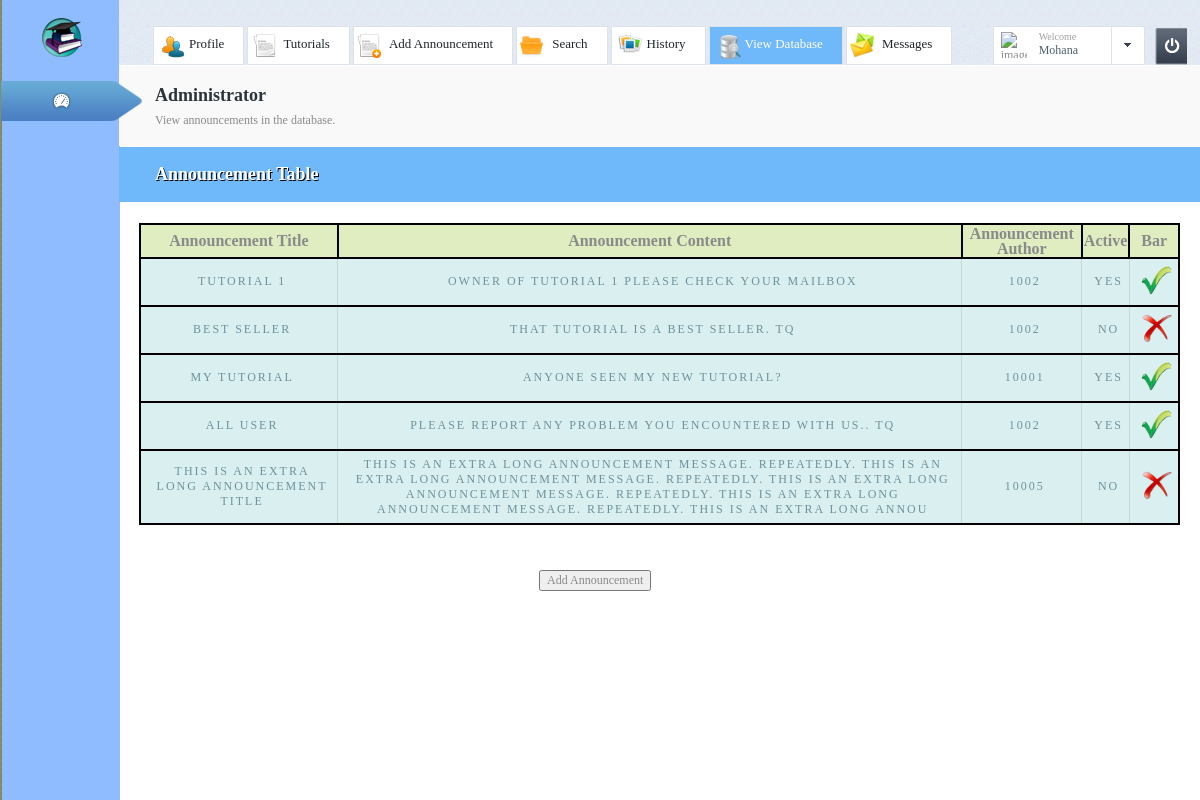
/Admin_Site/announcement.php (signed in), run on the app's committed database.
### tables this page shows
CREATE TABLE IF NOT EXISTS `announcement` (
`Announcement_ID` int(11) NOT NULL,
  `Announcement_Title` varchar(100) NOT NULL,
  `Announcement_Content` varchar(255) NOT NULL,
  `Admin_ID` int(11) NOT NULL,
  `isDelete` tinyint(1) NOT NULL
);

### Admin_Site/announcement.php (the view, shortened to what this page needs)
<?php
	$sess_id=$_SESSION["loginadmin"];
	$result=mysql_query("select * from ADMIN where Admin_ID=$sess_id");
	$row=mysql_fetch_assoc($result);
?>
<!DOCTYPE html>
<head>
	<link rel="stylesheet" type="text/css" href="css/styleadmin.css" />
	<link rel="stylesheet" type="text/css" href="css/messi.min.css"/>
	<link rel="stylesheet" type="text/css" href="css/jquery.dataTables.css"/>
	<link rel="stylesheet" type="text/css" href="css/jquery.dataTables_themeroller.css"/>
</head>
<body>
	<div id="wrapper">
		<div id="content">
			<div class="c1">
				<div class="controls">
					<nav class="links">
						<ul>
							<li><a href="profile.php" class="ico1">Profile </a></li>
							<li><a href="tutorial.php" class="ico2">Tutorials </a></li>
							<li><a href="add_announcement.php" class="ico3">Add Announcement </a></li>
							<li><a href="search.php" class="ico4">Search </a></li>
							<li><a href="history.php" class="ico5">History </a></li>
							<li class="selected"><a href="viewtables.php" class="ico6">View Database</a></li>
							<li><a href="message.php" class="ico7">Messages</a></li>
						</ul>
					</nav>
					<div class="profile-box">
						<span class="profile">
							<a href="profile.php" class="section">
								<img class="image" src="images/<?php echo $row["Admin_Picture"]; ?>" alt="image description" width="26" height="26" />
								<span class="text-box">
									Welcome
									<strong class="name"><?php echo $row["Admin_Name"]; ?></strong>
								</span>
							</a>
							<a href="#" class="opener">opener</a>
						</span>
						<a href="logout.php" class="btn-on">On</a>
					</div>
				</div>
				<div class="tabs">
					<div id="tab-1" class="tab">
						<article>
							<div class="text-section">
								<h1>Administrator</h1>
								<p>View announcements in the database.</p>
							</div>
							<div class="page-title">
								<h2>Announcement Table</h2>
							</div>
							<div class="database">
								<table class="display_table">
									<thead>
									<tr>
										<th>Announcement Title</th>
										<th>Announcement Content</th>
										<th>Announcement Author</th>
										<th>Active</th>
										<th>Bar</th>
									</tr>
									</thead>
									<tbody>
								<?php
									$result_announcement=mysql_query("select * from announcement");
									while($row_announcement=mysql_fetch_assoc($result_announcement))
									{
								?>
										<tr>
											<td><?php echo $row_announcement["Announcement_Title"];?></td>
											<td><?php echo $row_announcement["Announcement_Content"];?></td>
											<td><?php echo $row_announcement["Admin_ID"];?></td>
											<td><?php if($row_announcement["isDelete"]==1){echo 'No';}else{echo 'Yes';}?></td>
											<td>
											<?php
											if($row_announcement["isDelete"]==1)
											{
											?>
												<a href="announcement.php?a_id=<?php echo $row_announcement["Announcement_ID"]; ?>">
													<img src="images/delete.png" width="30px" height="30px;"/>
												</a>
											<?php
											}
											else
											{
											?>
												<a href="announcement.php?id=<?php echo $row_announcement["Announcement_ID"]; ?>" onclick="return confirmdelete();">
													<img src="images/add.png" width="30px" height="30px;"/>
												</a>
											<?php
											}
											?>
											</td>
										</tr>
										<?php
									}
										?>
									</tbody>
								</table>
								<br><br><br>
								<a href="add_announcement.php"><input type="button" name="add_announce" id="add_announce" style="margin-left:400px;" value="Add Announcement"/></a>
							</div>
						</article>
					</div>
				</div>
			</div>
		</div>
		<aside id="sidebar">
			<strong class="logo"><a href="index.php">ot</a></strong>
			<ul class="tabset buttons">
				<li class="active">
					<a href="#tab-1" class="ico1"><span>Dashboard</span><em></em></a>
				</li>
			</ul>
		</aside>
	</div>
</body>
</html>

### data on the page
announcement: Announcement_Title "TUTORIAL 1", Announcement_Content "OWNER OF TUTORIAL 1 PLEASE CHECK YOUR MAILBOX", Admin_ID "1002", isDelete "YES"
announcement: Announcement_Title "BEST SELLER", Announcement_Content "THAT TUTORIAL IS A BEST SELLER. TQ", Admin_ID "1002", isDelete "NO"
announcement: Announcement_Title "MY TUTORIAL", Announcement_Content "ANYONE SEEN MY NEW TUTORIAL?", Admin_ID "10001", isDelete "YES"
announcement: Announcement_Title "ALL USER", Announcement_Content "PLEASE REPORT ANY PROBLEM YOU ENCOUNTERED WITH US.. TQ", Admin_ID "1002", isDelete "YES"
announcement: Announcement_Title "THIS IS AN EXTRA LONG ANNOUNCEMENT TITLE", Announcement_Content "THIS IS AN EXTRA LONG ANNOUNCEMENT MESSAGE. REPEATEDLY. THIS IS AN EXTRA LONG ANNOUNCEMENT MESSAGE. REPEATEDLY. THIS IS AN EXTRA LONG ANNOUNCEMENT MESSAGE. REPEATEDLY. THIS IS AN EXTRA LONG ANNOUNCEMENT MESSAGE. REPEATEDLY. THIS IS AN EXTRA LONG ANNOU", Admin_ID "10005", isDelete "NO"

### other printed values
$row["Admin_Name"] "Mohana"
